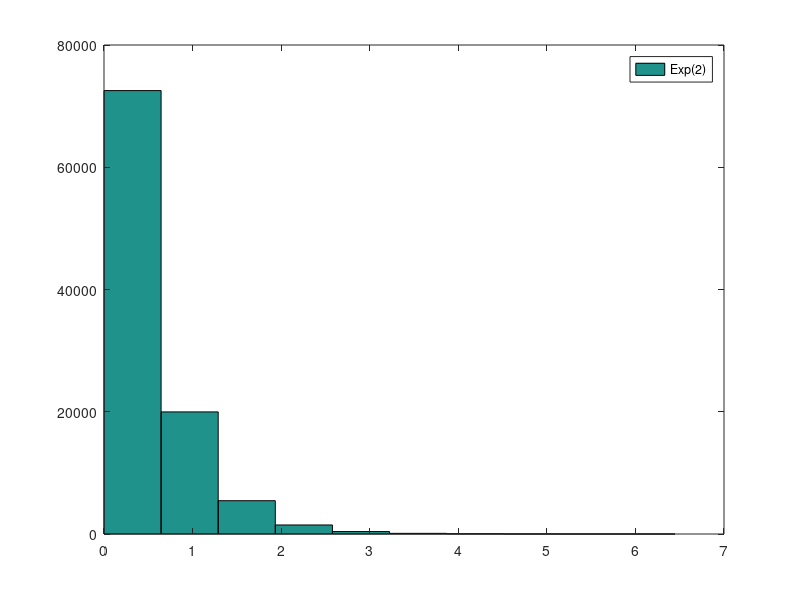
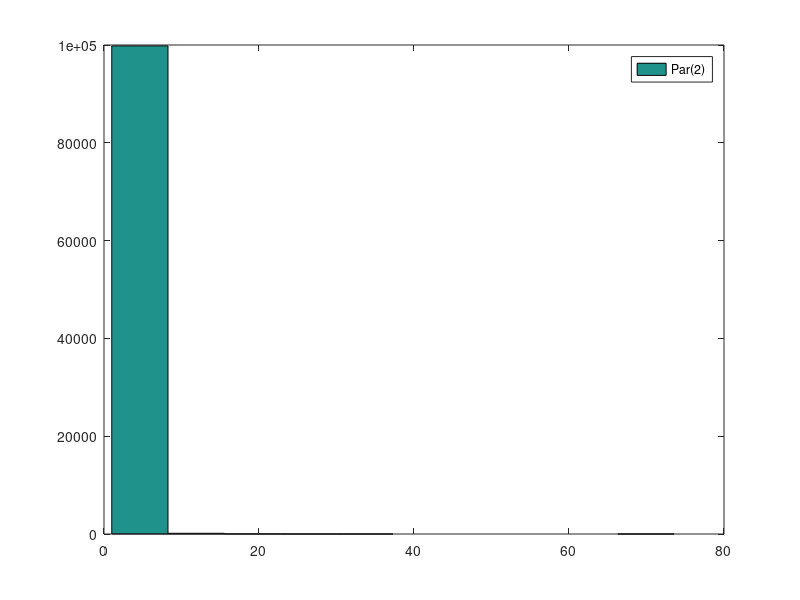

These charts were generated, in order, by the following MATLAB code:
distnames = {'Uniform', 'Exponential', 'GeneralizedPareto','Normal'};
colors = {'b','c','k','m','r'};
%X ~ U(0, beta);
betas=[1];
numOfPoints = 10^5;
for i=1:length(betas)
    uds = makedist(distnames{1},'lower',0,'upper',betas(i));
    ys = random(uds,numOfPoints,1);
end
%Exp(lambda): X = -1/lambda ln(U);
X1 = -1/2 * log(ys);
fig = figure;
hist(X1);
legend('Exp(2)');
saveas(fig,'A4a.eps','epsc');

%Par(alpha): X = U^{- 1/alpha}
X2 = ys.^(- 1/3);
fig = figure;
hist(X2);
legend('Par(2)');
saveas(fig,'A4b.eps','epsc');
